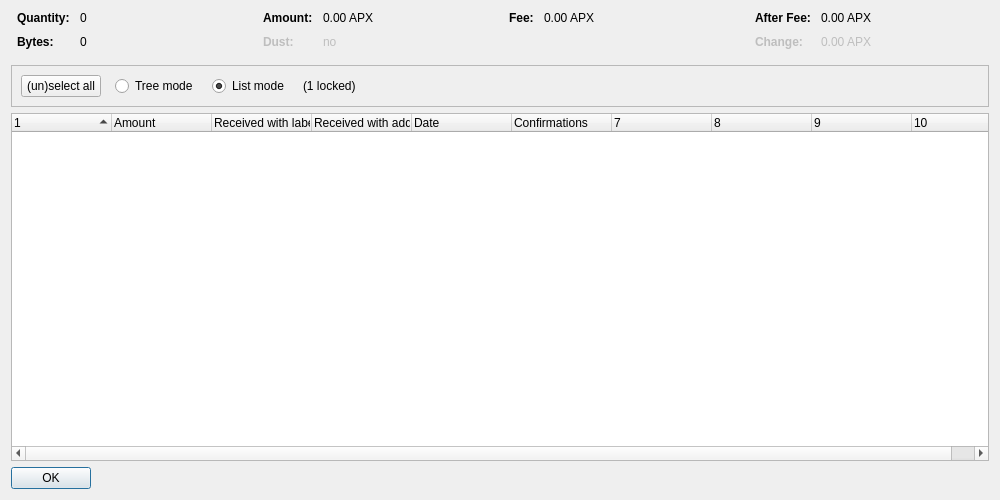
<?xml version="1.0" encoding="UTF-8"?>
<ui version="4.0">
 <class>CoinControlDialog</class>
 <widget class="QDialog" name="CoinControlDialog">
  <property name="geometry">
   <rect>
    <x>0</x>
    <y>0</y>
    <width>1000</width>
    <height>500</height>
   </rect>
  </property>
  <property name="windowTitle">
   <string>Coin Selection</string>
  </property>
  <layout class="QVBoxLayout" name="verticalLayout">
   <item>
    <layout class="QHBoxLayout" name="horizontalLayoutTop" stretch="0,0,0,0">
     <property name="topMargin">
      <number>0</number>
     </property>
     <property name="bottomMargin">
      <number>10</number>
     </property>
     <item>
      <layout class="QFormLayout" name="formLayoutCoinControl1">
       <property name="horizontalSpacing">
        <number>10</number>
       </property>
       <property name="verticalSpacing">
        <number>10</number>
       </property>
       <property name="leftMargin">
        <number>6</number>
       </property>
       <property name="rightMargin">
        <number>6</number>
       </property>
       <item row="0" column="0">
        <widget class="QLabel" name="labelCoinControlQuantityText">
         <property name="font">
          <font>
           <weight>75</weight>
           <bold>true</bold>
          </font>
         </property>
         <property name="text">
          <string>Quantity:</string>
         </property>
        </widget>
       </item>
       <item row="0" column="1">
        <widget class="QLabel" name="labelCoinControlQuantity">
         <property name="cursor">
          <cursorShape>IBeamCursor</cursorShape>
         </property>
         <property name="contextMenuPolicy">
          <enum>Qt::ActionsContextMenu</enum>
         </property>
         <property name="text">
          <string notr="true">0</string>
         </property>
         <property name="textInteractionFlags">
          <set>Qt::LinksAccessibleByMouse|Qt::TextSelectableByKeyboard|Qt::TextSelectableByMouse</set>
         </property>
        </widget>
       </item>
       <item row="1" column="0">
        <widget class="QLabel" name="labelCoinControlBytesText">
         <property name="font">
          <font>
           <weight>75</weight>
           <bold>true</bold>
          </font>
         </property>
         <property name="text">
          <string>Bytes:</string>
         </property>
        </widget>
       </item>
       <item row="1" column="1">
        <widget class="QLabel" name="labelCoinControlBytes">
         <property name="cursor">
          <cursorShape>IBeamCursor</cursorShape>
         </property>
         <property name="contextMenuPolicy">
          <enum>Qt::ActionsContextMenu</enum>
         </property>
         <property name="text">
          <string notr="true">0</string>
         </property>
         <property name="textInteractionFlags">
          <set>Qt::LinksAccessibleByMouse|Qt::TextSelectableByKeyboard|Qt::TextSelectableByMouse</set>
         </property>
        </widget>
       </item>
      </layout>
     </item>
     <item>
      <layout class="QFormLayout" name="formLayoutCoinControl2">
       <property name="horizontalSpacing">
        <number>10</number>
       </property>
       <property name="verticalSpacing">
        <number>10</number>
       </property>
       <property name="leftMargin">
        <number>6</number>
       </property>
       <property name="rightMargin">
        <number>6</number>
       </property>
       <item row="0" column="0">
        <widget class="QLabel" name="labelCoinControlAmountText">
         <property name="font">
          <font>
           <weight>75</weight>
           <bold>true</bold>
          </font>
         </property>
         <property name="text">
          <string>Amount:</string>
         </property>
        </widget>
       </item>
       <item row="0" column="1">
        <widget class="QLabel" name="labelCoinControlAmount">
         <property name="cursor">
          <cursorShape>IBeamCursor</cursorShape>
         </property>
         <property name="contextMenuPolicy">
          <enum>Qt::ActionsContextMenu</enum>
         </property>
         <property name="text">
          <string notr="true">0.00 APX</string>
         </property>
         <property name="textInteractionFlags">
          <set>Qt::LinksAccessibleByMouse|Qt::TextSelectableByKeyboard|Qt::TextSelectableByMouse</set>
         </property>
        </widget>
       </item>
       <item row="1" column="0">
        <widget class="QLabel" name="labelCoinControlLowOutputText">
         <property name="enabled">
          <bool>false</bool>
         </property>
         <property name="font">
          <font>
           <weight>75</weight>
           <bold>true</bold>
          </font>
         </property>
         <property name="text">
          <string>Dust:</string>
         </property>
        </widget>
       </item>
       <item row="1" column="1">
        <widget class="QLabel" name="labelCoinControlLowOutput">
         <property name="enabled">
          <bool>false</bool>
         </property>
         <property name="cursor">
          <cursorShape>IBeamCursor</cursorShape>
         </property>
         <property name="contextMenuPolicy">
          <enum>Qt::ActionsContextMenu</enum>
         </property>
         <property name="text">
          <string notr="true">no</string>
         </property>
         <property name="textInteractionFlags">
          <set>Qt::LinksAccessibleByMouse|Qt::TextSelectableByKeyboard|Qt::TextSelectableByMouse</set>
         </property>
        </widget>
       </item>
      </layout>
     </item>
     <item>
      <layout class="QFormLayout" name="formLayoutCoinControl3">
       <property name="horizontalSpacing">
        <number>10</number>
       </property>
       <property name="verticalSpacing">
        <number>10</number>
       </property>
       <property name="leftMargin">
        <number>6</number>
       </property>
       <property name="rightMargin">
        <number>6</number>
       </property>
       <item row="0" column="0">
        <widget class="QLabel" name="labelCoinControlFeeText">
         <property name="font">
          <font>
           <weight>75</weight>
           <bold>true</bold>
          </font>
         </property>
         <property name="text">
          <string>Fee:</string>
         </property>
        </widget>
       </item>
       <item row="0" column="1">
        <widget class="QLabel" name="labelCoinControlFee">
         <property name="cursor">
          <cursorShape>IBeamCursor</cursorShape>
         </property>
         <property name="contextMenuPolicy">
          <enum>Qt::ActionsContextMenu</enum>
         </property>
         <property name="text">
          <string notr="true">0.00 APX</string>
         </property>
         <property name="textInteractionFlags">
          <set>Qt::LinksAccessibleByMouse|Qt::TextSelectableByKeyboard|Qt::TextSelectableByMouse</set>
         </property>
        </widget>
       </item>
      </layout>
     </item>
     <item>
      <layout class="QFormLayout" name="formLayoutCoinControl4">
       <property name="horizontalSpacing">
        <number>10</number>
       </property>
       <property name="verticalSpacing">
        <number>10</number>
       </property>
       <property name="leftMargin">
        <number>6</number>
       </property>
       <property name="rightMargin">
        <number>6</number>
       </property>
       <item row="0" column="0">
        <widget class="QLabel" name="labelCoinControlAfterFeeText">
         <property name="font">
          <font>
           <weight>75</weight>
           <bold>true</bold>
          </font>
         </property>
         <property name="text">
          <string>After Fee:</string>
         </property>
        </widget>
       </item>
       <item row="0" column="1">
        <widget class="QLabel" name="labelCoinControlAfterFee">
         <property name="cursor">
          <cursorShape>IBeamCursor</cursorShape>
         </property>
         <property name="contextMenuPolicy">
          <enum>Qt::ActionsContextMenu</enum>
         </property>
         <property name="text">
          <string notr="true">0.00 APX</string>
         </property>
         <property name="textInteractionFlags">
          <set>Qt::LinksAccessibleByMouse|Qt::TextSelectableByKeyboard|Qt::TextSelectableByMouse</set>
         </property>
        </widget>
       </item>
       <item row="1" column="0">
        <widget class="QLabel" name="labelCoinControlChangeText">
         <property name="enabled">
          <bool>false</bool>
         </property>
         <property name="font">
          <font>
           <weight>75</weight>
           <bold>true</bold>
          </font>
         </property>
         <property name="text">
          <string>Change:</string>
         </property>
        </widget>
       </item>
       <item row="1" column="1">
        <widget class="QLabel" name="labelCoinControlChange">
         <property name="enabled">
          <bool>false</bool>
         </property>
         <property name="cursor">
          <cursorShape>IBeamCursor</cursorShape>
         </property>
         <property name="contextMenuPolicy">
          <enum>Qt::ActionsContextMenu</enum>
         </property>
         <property name="text">
          <string notr="true">0.00 APX</string>
         </property>
         <property name="textInteractionFlags">
          <set>Qt::LinksAccessibleByMouse|Qt::TextSelectableByKeyboard|Qt::TextSelectableByMouse</set>
         </property>
        </widget>
       </item>
      </layout>
     </item>
    </layout>
   </item>
   <item>
    <widget class="QFrame" name="frame">
     <property name="minimumSize">
      <size>
       <width>0</width>
       <height>40</height>
      </size>
     </property>
     <property name="frameShape">
      <enum>QFrame::StyledPanel</enum>
     </property>
     <property name="frameShadow">
      <enum>QFrame::Sunken</enum>
     </property>
     <layout class="QHBoxLayout" name="horizontalLayout">
      <item>
       <layout class="QHBoxLayout" name="horizontalLayoutPanel" stretch="0,0,0,0,0">
        <property name="spacing">
         <number>14</number>
        </property>
        <item>
         <widget class="QPushButton" name="pushButtonSelectAll">
          <property name="sizePolicy">
           <sizepolicy hsizetype="Maximum" vsizetype="Fixed">
            <horstretch>0</horstretch>
            <verstretch>0</verstretch>
           </sizepolicy>
          </property>
          <property name="text">
           <string>(un)select all</string>
          </property>
          <property name="autoDefault">
           <bool>false</bool>
          </property>
         </widget>
        </item>
        <item>
         <widget class="QRadioButton" name="radioTreeMode">
          <property name="sizePolicy">
           <sizepolicy hsizetype="Maximum" vsizetype="Fixed">
            <horstretch>0</horstretch>
            <verstretch>0</verstretch>
           </sizepolicy>
          </property>
          <property name="text">
           <string>Tree mode</string>
          </property>
         </widget>
        </item>
        <item>
         <widget class="QRadioButton" name="radioListMode">
          <property name="sizePolicy">
           <sizepolicy hsizetype="Maximum" vsizetype="Fixed">
            <horstretch>0</horstretch>
            <verstretch>0</verstretch>
           </sizepolicy>
          </property>
          <property name="text">
           <string>List mode</string>
          </property>
          <property name="checked">
           <bool>true</bool>
          </property>
         </widget>
        </item>
        <item>
         <widget class="QLabel" name="labelLocked">
          <property name="text">
           <string notr="true">(1 locked)</string>
          </property>
         </widget>
        </item>
        <item>
         <spacer name="horizontalSpacer">
          <property name="orientation">
           <enum>Qt::Horizontal</enum>
          </property>
          <property name="sizeHint" stdset="0">
           <size>
            <width>40</width>
            <height>20</height>
           </size>
          </property>
         </spacer>
        </item>
       </layout>
      </item>
     </layout>
    </widget>
   </item>
   <item>
    <widget class="CoinControlTreeWidget" name="treeWidget">
     <property name="contextMenuPolicy">
      <enum>Qt::CustomContextMenu</enum>
     </property>
     <property name="sortingEnabled">
      <bool>false</bool>
     </property>
     <property name="columnCount">
      <number>10</number>
     </property>
     <attribute name="headerShowSortIndicator" stdset="0">
      <bool>true</bool>
     </attribute>
     <attribute name="headerStretchLastSection">
      <bool>false</bool>
     </attribute>
     <column>
      <property name="text">
       <string/>
      </property>
     </column>
     <column>
      <property name="text">
       <string>Amount</string>
      </property>
     </column>
     <column>
      <property name="text">
       <string>Received with label</string>
      </property>
     </column>
     <column>
      <property name="text">
       <string>Received with address</string>
      </property>
     </column>
     <column>
      <property name="text">
       <string>Date</string>
      </property>
     </column>
     <column>
      <property name="text">
       <string>Confirmations</string>
      </property>
      <property name="toolTip">
       <string>Confirmed</string>
      </property>
     </column>
     <column>
      <property name="text">
       <string/>
      </property>
     </column>
     <column>
      <property name="text">
       <string/>
      </property>
     </column>
     <column>
      <property name="text">
       <string/>
      </property>
     </column>
     <column>
      <property name="text">
       <string/>
      </property>
     </column>
    </widget>
   </item>
   <item>
    <widget class="QDialogButtonBox" name="buttonBox">
     <property name="sizePolicy">
      <sizepolicy hsizetype="Maximum" vsizetype="Fixed">
       <horstretch>0</horstretch>
       <verstretch>0</verstretch>
      </sizepolicy>
     </property>
     <property name="orientation">
      <enum>Qt::Horizontal</enum>
     </property>
     <property name="standardButtons">
      <set>QDialogButtonBox::Ok</set>
     </property>
    </widget>
   </item>
  </layout>
 </widget>
 <customwidgets>
  <customwidget>
   <class>CoinControlTreeWidget</class>
   <extends>QTreeWidget</extends>
   <header>coincontroltreewidget.h</header>
  </customwidget>
 </customwidgets>
 <resources/>
 <connections/>
</ui>
